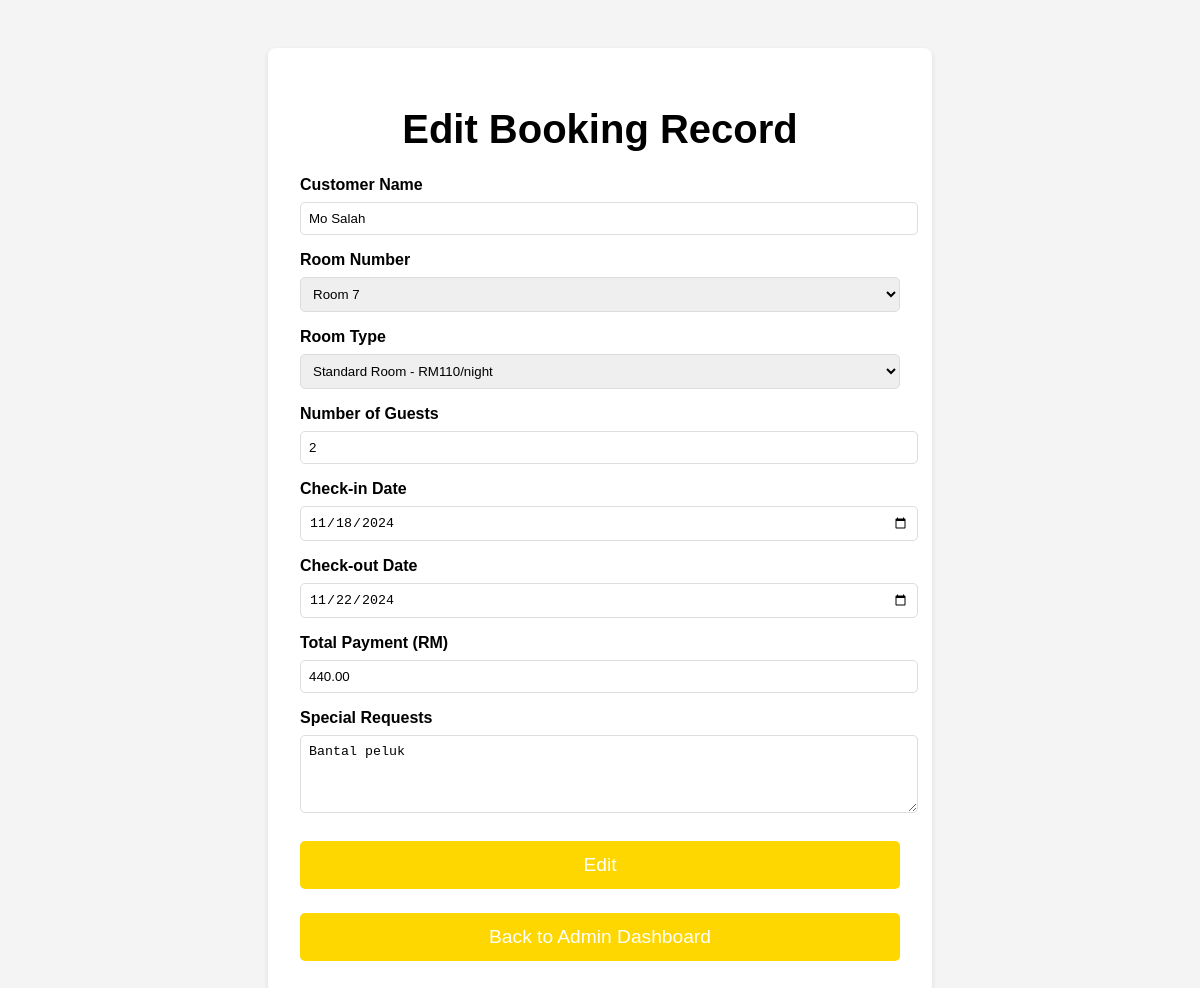
Screenshot of /edit_booking.php?id=2 with the database file from the repository.
### tables this page shows
CREATE TABLE `bookings` (
  `id` int NOT NULL,
  `customer_name` varchar(200) NOT NULL,
  `room_number` int NOT NULL,
  `room_type` varchar(50) NOT NULL,
  `guests` int NOT NULL,
  `check_in_date` date NOT NULL,
  `check_out_date` date NOT NULL,
  `total_payment` decimal(10,2) NOT NULL,
  `special_request` text
);

### edit_booking.php (the view, shortened to what this page needs)
<?php
$host = 'localhost';
$dbname = 'hotelbookingdb';
$username = 'root';
$password = '1234';
try {
    $pdo = new PDO("mysql:host=$host;dbname=$dbname", $username, $password);
    $pdo->setAttribute(PDO::ATTR_ERRMODE, PDO::ERRMODE_EXCEPTION);
    $booking_id = isset($_GET['id']) ? $_GET['id'] : null;
    $stmt = $pdo->prepare("SELECT * FROM bookings WHERE id = :id");
    $stmt->bindParam(':id', $booking_id, PDO::PARAM_INT);
    $stmt->execute();
    $booking = $stmt->fetch(PDO::FETCH_ASSOC);
    $customerName = $booking['customer_name'];
    $roomType = $booking['room_type'];
    $roomNumber = $booking['room_number'];
    $numGuests = $booking['guests'];
    $checkInDate = $booking['check_in_date'];
    $checkOutDate = $booking['check_out_date'];
    $totalPayment = $booking['total_payment'];
    $specialRequests = $booking['special_request'];
} catch (PDOException $e) {
    die("Database connection failed: " . $e->getMessage());
}
?>
<!DOCTYPE html>
<html lang="en">
<head>
</head>
<body>
    <div class="container">
        <h1>Edit Booking Record</h1>
        <form action="edit_booking.php?id=<?php echo $booking['id']; ?>" method="post">
            <label for="customer-name">Customer Name</label>
            <input type="text" id="customer-name" name="customer_name" value="<?php echo htmlspecialchars($customerName); ?>" required>
            <label for="room-number">Room Number</label>
            <select id="room-number" name="room_number" required>
                <?php
                $startRoom = 101;
                $endRoom = 150;
                if ($roomType == 'standard') {
                    $startRoom = 1;
                    $endRoom = 50;
                } elseif ($roomType == 'deluxe') {
                    $startRoom = 51;
                    $endRoom = 100;
                }
                for ($i = $startRoom; $i <= $endRoom; $i++) {
                    echo '<option value="' . $i . '" ' . ($i == $roomNumber ? 'selected' : '') . '>Room ' . $i . '</option>';
                }
                ?>
            </select>
            <label for="room-type">Room Type</label>
            <select id="room-type" name="room_type" required>
                <option value="standard" <?php echo ($roomType == 'standard') ? 'selected' : ''; ?>>Standard Room - RM110/night</option>
            </select>
            <label for="num-guests">Number of Guests</label>
            <input type="text" id="num-guests" name="num_guests" value="<?php echo htmlspecialchars($numGuests); ?>" required>
            <label for="check-in">Check-in Date</label>
            <input type="date" id="check-in" name="check_in_date" value="<?php echo $checkInDate; ?>" required>
            <label for="check-out">Check-out Date</label>
            <input type="date" id="check-out" name="check_out_date" value="<?php echo $checkOutDate; ?>" required>
            <label for="total-payment">Total Payment (RM)</label>
            <input type="text" id="total-payment" name="total_payment" value="<?php echo $totalPayment; ?>" readonly>
            <label for="requests">Special Requests</label>
            <textarea id="requests" name="special_requests" rows="4"><?php echo htmlspecialchars($specialRequests); ?></textarea>
            <button type="submit">Edit</button>
            <button type="button" onclick="window.location.href='admin_dashboard.php'">Back to Admin Dashboard</button>
        </form>
    </div>
</body>
</html>

### edit_booking.php (style rules this page uses)
body { font-family: Arial, sans-serif; margin: 0; padding: 0; background-color: #f4f4f4; color: #000000; }
.container { max-width: 600px; margin: 3rem auto; padding: 2rem; background-color: white; box-shadow: 0 2px 5px rgba(0, 0, 0, 0.1); border-radius: 8px; }
h1 { font-size: 2.5rem; text-align: center; margin-bottom: 1.5rem; }
label { font-weight: bold; margin-top: 1rem; display: block; }
input[type="text"], input[type="date"], select, textarea { width: 100%; padding: 0.5rem; margin-top: 0.5rem; border: 1px solid #ddd; border-radius: 5px; }
textarea { resize: vertical; }
button { width: 100%; padding: 0.8rem; margin-top: 1.5rem; background-color: #FFD700; color: white; font-size: 1.2rem; border: none; border-radius: 5px; cursor: pointer; }

### rows the page displays
bookings: customer_name "Mo Salah", room_number "Room 7", room_type "Standard Room - RM110/night", num_guests "2", check_in_date "11/18/2024", check_out_date "11/22/2024", total_payment "440.00", special_requests "Bantal peluk"
